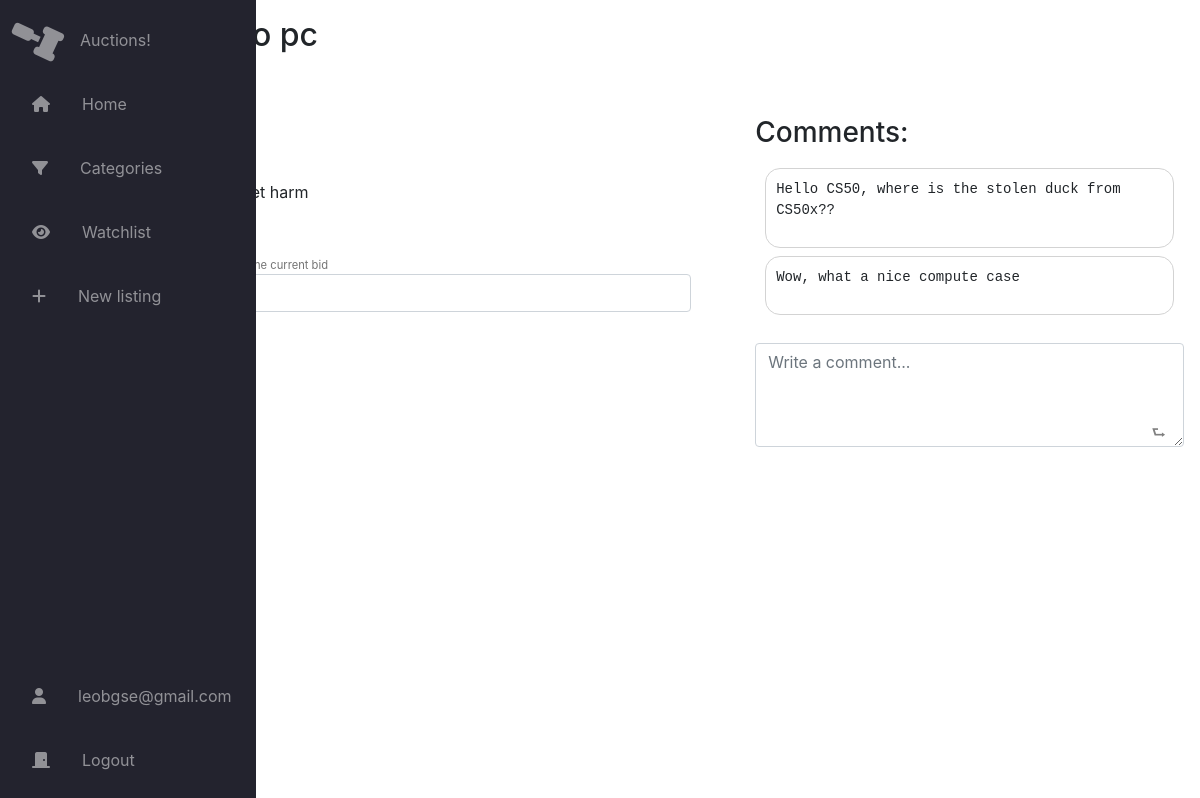
Page /listing/5 (signed in) on the earlier database version.
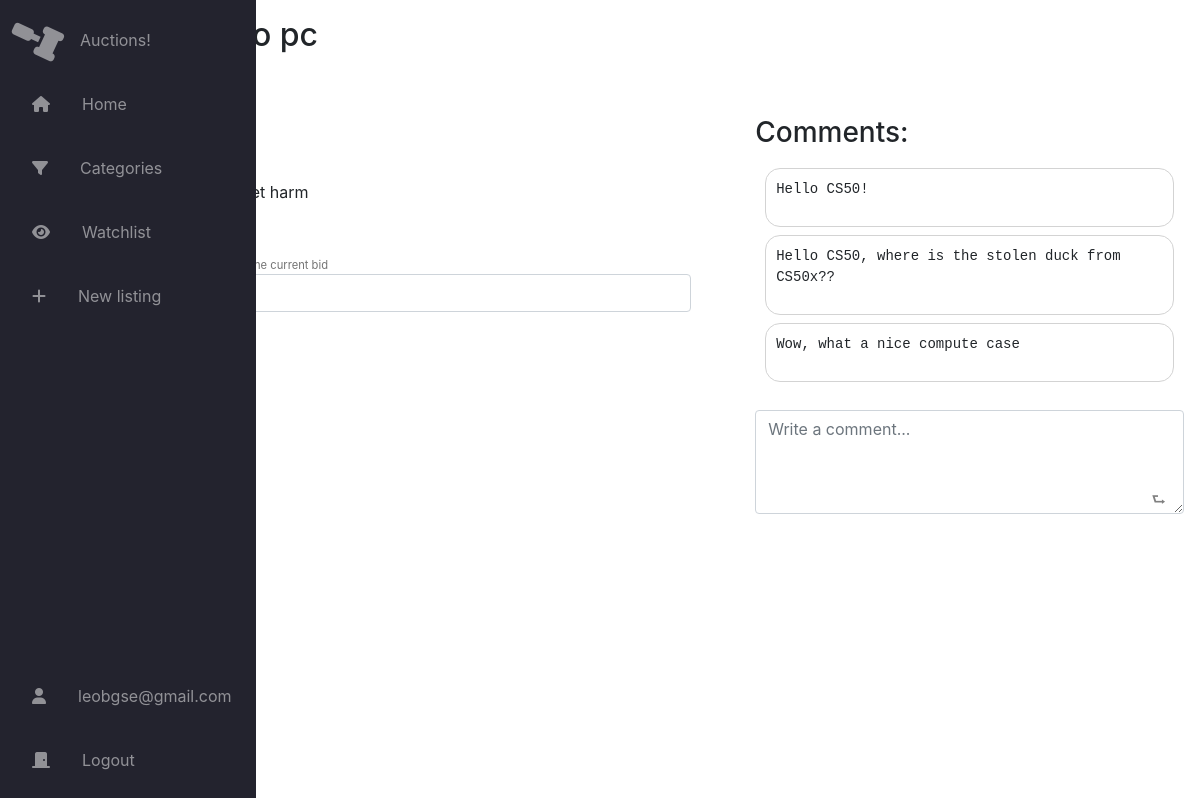
Same page on the later database version.
### auctions/models.py (models this page shows, shortened)
class Comments(models.Model):
    comment = models.CharField(max_length=240)
    FK_list = models.ForeignKey(Listings, on_delete=models.CASCADE, related_name="list_comments")
    FK_user = models.ForeignKey(User, on_delete=models.CASCADE,  related_name="user_comments")

### auctions/views.py (the view)
# urls.py: path("listing/<int:list_pk>", views.listing_page, name="listing_page"),
def listing_page(request, list_pk):
    listing_data = Listings.objects.filter(pk=list_pk)
    bid_data = Bids.objects.filter(FK_list__pk=list_pk)
    context = {"watchList": False}
    comments = Comments.objects.filter(FK_list__pk=list_pk).order_by('-id')
    if request.user.id:
        w_data = WatchList.objects.filter(Q(FK_user=request.user) & Q(FK_list__pk=list_pk))
        if len(w_data) > 0:
            context = {"watchList": True}
    if len(listing_data) == 0:
        messages.error(request, 'Listing not found.')
        return HttpResponseRedirect(reverse("index"))
    elif len(listing_data) > 0 and len(bid_data) == 0:
        context.update({'listing': listing_data[0], 'bid':None})
    else:
        context.update({'listing': listing_data[0], 'bid':Bids.objects.filter(FK_list__pk=list_pk).latest('bid')})
    if len(comments) > 0:
        context.update({'comments': comments})
    return render(request, "auctions/listingpage.html", context)

### auctions/templates/auctions/listingpage.html (shortened to what the changed rows need)
{% extends "auctions/layout.html" %}
{% block body %}
    <div class="container-flex ml-3">
        <div class="container-listing">
            {% if listing.is_close == True %}
                <h2> <del>{{listing.title}}</del> - CLOSED</h2>
            {% else %}
                {% if listing.category != "" and listing.category != None %}
                    <h2> {{listing.title}}</h2>
                {% else %}
                    <h2> {{listing.title}}</h2>
                {% endif %}
            {% endif %}
        </div>
        <div class="container-comments">
            {% if comments %}
                <div class="container-comments-boxes">
                    {% for i in comments%}
                        <div class="comment-box mb-2">
                            <pre>{{i.comment}}</pre>
                        </div>
                    {% endfor %}
                </div>
            {% else %}
                <p class="m-3"> No comments yet, be the first to comment :)</p>
            {% endif %}
        </div>
    </div>
{% endblock %}

Differences in the rows shown:
added Comments: comment "Hello CS50!"
